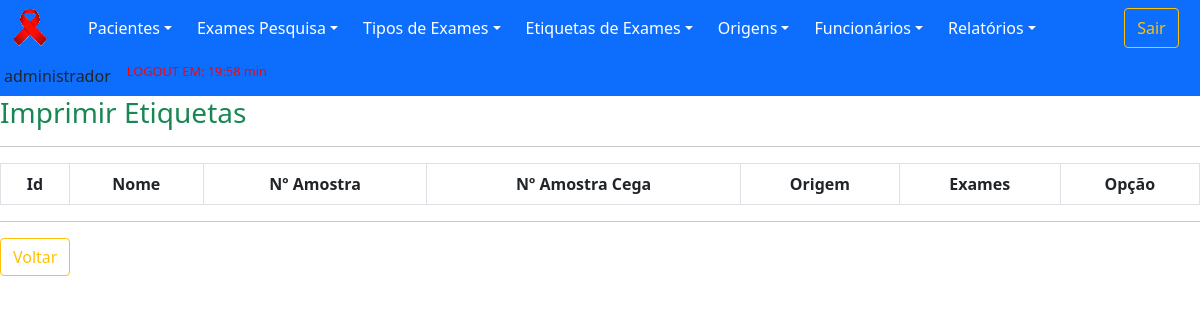
Page /old/views/etiquetasImprimir.php (signed in) on the earlier database version.
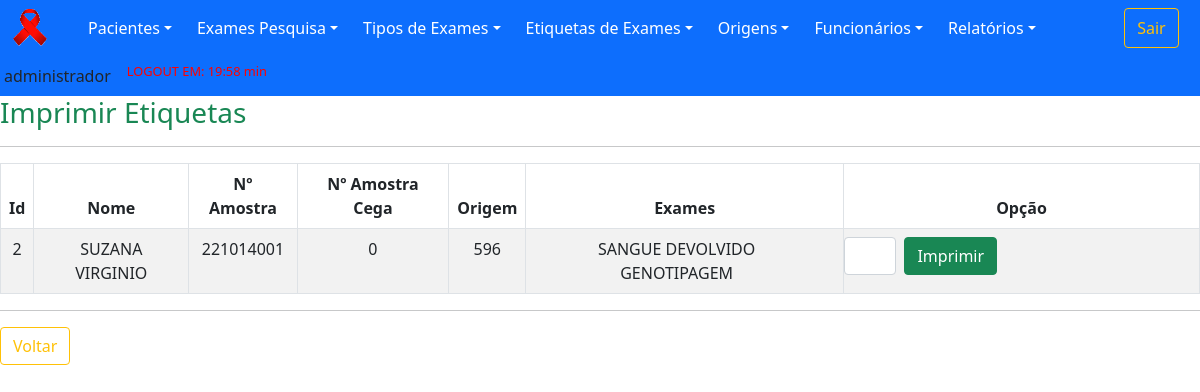
Same page on the later database version.
### tables this page shows
CREATE TABLE `examesSolicitados` (
  `idExamesSolicitados` int(11) NOT NULL,
  `numAmostra` int(11) DEFAULT NULL,
  `numAmostraCega` varchar(100) DEFAULT NULL,
  `dataCadastroE` date DEFAULT NULL,
  `horaCadastro` time DEFAULT NULL,
  `dataAmostra` date DEFAULT NULL,
  `tiposExames` varchar(255) DEFAULT NULL,
  `idFuncionario` int(11) DEFAULT NULL,
  `idPaciente` int(11) DEFAULT NULL,
  `idOrigem` int(11) DEFAULT NULL,
  `imprimir` int(11) DEFAULT NULL
);

CREATE TABLE `paciente` (
  `idPaciente` int(11) NOT NULL,
  `nomePaciente` varchar(60) DEFAULT NULL,
  `prontuario` varchar(30) DEFAULT NULL,
  `gestante` varchar(3) DEFAULT NULL,
  `numSus` varchar(30) DEFAULT NULL,
  `cpf` varchar(15) DEFAULT NULL,
  `sexo` varchar(15) DEFAULT NULL,
  `identidade` varchar(20) DEFAULT NULL,
  `orgaoEmissor` varchar(15) DEFAULT NULL,
  `naturalidade` varchar(30) DEFAULT NULL,
  `nacionalidade` varchar(30) DEFAULT NULL,
  `dataCadastroP` date DEFAULT NULL,
  `idFuncionario` int(11) DEFAULT NULL,
  `dataAltCad` date DEFAULT NULL,
  `idFuncionarioAlt` int(11) DEFAULT NULL
);

CREATE TABLE `origem` (
  `idOrigem` int(11) NOT NULL,
  `descricao` varchar(255) DEFAULT NULL,
  `cap` varchar(10) DEFAULT NULL,
  `numOrigem` int(11) DEFAULT NULL,
  `statusOrigem` varchar(8) DEFAULT NULL
);

CREATE TABLE `tipoExames` (
  `idTipoExames` int(11) NOT NULL,
  `tipoExame` varchar(255) DEFAULT NULL,
  `statusExame` varchar(8) DEFAULT NULL
);

### old/dao/DAO-sistemaCihiv.php (called while the page is built, shortened)
<?php
    class SistemaDAO
        {
            public function PesquisaDados($nomeTabela,$dado,$valor)
                {
                    $conn = Database::connect();
                    $conn->exec('SET CHARACTER SET utf8');
                    $sql = "SELECT * FROM $nomeTabela WHERE $dado = '$valor'";
                    try
                        {
                            $listar = $conn->query($sql);
                            $buscar = $listar->fetchAll(PDO::FETCH_OBJ);
                            $numRows = $listar->rowCount();
                        }
                    catch (PDOException $exc)
                        {
                            $buscar = $exc->getTraceAsString();
                        }
                    return $buscar;
                }
            public function ImprimirEtiquetas($idFuncionario)
                {
                    $conn = Database::connect();
                    $conn->exec('SET CHARACTER SET utf8');
                    $sql = "SELECT * FROM examesSolicitados e, paciente p, origem o
                    WHERE e.idFuncionario = '$idFuncionario'
                    AND e.imprimir = 0
                    AND p.idPaciente = e.idPaciente
                    AND o.idOrigem = e.idOrigem
                    GROUP BY e.idExamesSolicitados";
                    try
                        {
                            $listar = $conn->query($sql);
                            $buscar = $listar->fetchAll(PDO::FETCH_OBJ);
                            $numRows = $listar->rowCount();
                        }
                    catch (PDOException $exc)
                        {
                            $buscar = $exc->getTraceAsString();
                        }
                    return $buscar;
                }
        }
?>

### old/views/etiquetasImprimir.php (the view, shortened to what the changed rows need)
<?php
	include "../template/menuPrincipal.php";
    include "../dao/DAO-sistemaCihiv.php";
?>
        <div cIlass="container">
            <div id="page-content-wrapper">
				<div class="panel-content">
					<div class="col-md-12">
                        <table class="table table-striped table-bordered table-condensed">
                            <thead>
                                <tr>
                                    <th>Id</th>
                                    <th>Nome</th>
                                    <th>Nº Amostra</th>
                                    <th>Nº Amostra Cega</th>
                                    <th>Origem</th>
                                    <th>Exames</th>
                                    <th>Opção</th>
                                </tr>
                            </thead>
                            <tbody>
                                <?php
                                    require_once '../dao/DAO-sistemaCihiv.php';
                                    $origemDAO = new SistemaDAO();
                                    foreach($origemDAO->ImprimirEtiquetas($_SESSION['idFuncionario']) as $resp)
                                        {
                                            ?>
                                                <tr>
                                                    <td><?php echo $idExamesSolicitados = $resp->idExamesSolicitados;?></td>
                                                    <td><?php echo $nomePaciente = $resp->nomePaciente;?></td>
                                                    <td><?php echo $numAmostra = $resp->numAmostra;?></td>
                                                    <td><?php echo $numAmostraCega = $resp->numAmostraCega;?></td>
                                                    <td><?php echo $numOrigem = $resp->numOrigem;?></td>
                                                    <td>
                                                        <?php
                                                            $tiposExames = $resp->tiposExames;
                                                            $tiposExames =  unserialize($tiposExames);
                                                            $t = sizeof($tiposExames);
                                                            for ($i = 0; $i < $t; $i++)
                                                                {
                                                                    $id = $tiposExames[$i];
                                                                    $nomeTabela3 = "tipoExames";
                                                                    $dado3 = "idTipoExames";
                                                                    $exame1DAO = new SistemaDAO();
                                                                    foreach ($exame1DAO->PesquisaDados($nomeTabela3,$dado3,$id) as $resp)
                                                                        {
                                                                            echo $tipoExame = $resp->tipoExame . "&emsp;";
                                                                        }
                                                                }
                                                        ?>
                                                    </td>
                                                    <td>
                                                        <form action="../controllers/etiquetasImprimir.php?action=1&id=<?php echo $idExamesSolicitados; ?>" method="POST">
                                                            <div class="row">
                                                                <div class="col px-md-1 col-md-2">
                                                                    <input type="text"  class="form-control" name="quantidade" >
                                                                </div>
                                                                <div class="col px-md-1 col-md-2">
                                                                    <button type="submit" class="btn btn-success">Imprimir</button>
                                                                </div>
                                                            </div>
                                                        </form>
                                                    </td>
                                            <?php
                                        }
                                ?>
                            </tbody>
                        </table>
					</div>
                </div>
            </div>
		</div>
    </body>
</html>

Differences in the rows shown:
added examessolicitados: idExamesSolicitados "2", idPaciente.nomePaciente "SUZANA VIRGINIO", numAmostra "221014001", numAmostraCega "0", idOrigem.numOrigem "596"
now on this page (row edited): tipoexames: tipoExame "SANGUE DEVOLVIDO"
now on this page (row edited): tipoexames: tipoExame "GENOTIPAGEM"
